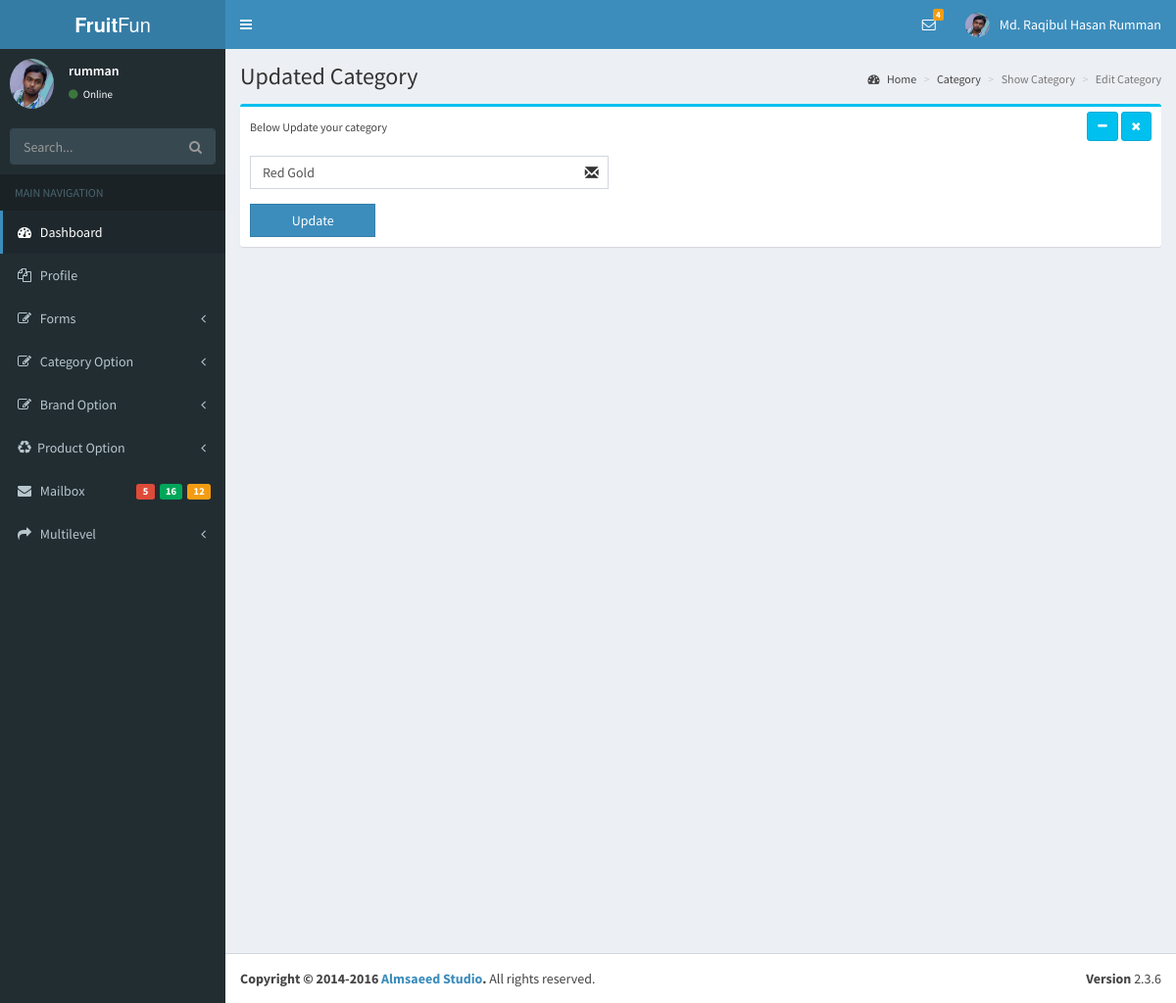
The app's page /myadmin/editbrand.php?brandedit=16 (signed in) with its own data.
### tables this page shows
CREATE TABLE `foradmin` (
  `AdminId` int(11) NOT NULL,
  `AdminName` varchar(255) NOT NULL,
  `AdminUser` varchar(255) NOT NULL,
  `AdminPass` varchar(255) NOT NULL,
  `AdminEmail` varchar(255) NOT NULL,
  `AdminImage` varchar(255) NOT NULL,
  `level` int(11) NOT NULL DEFAULT '0',
  `AdminDate` timestamp NOT NULL DEFAULT CURRENT_TIMESTAMP
);

CREATE TABLE `forbrand` (
  `brandId` int(11) NOT NULL,
  `brandName` varchar(255) NOT NULL,
  `brandRole` int(11) NOT NULL
);

### lib/Database.php (called while the page is built, shortened)
<?php
Class Database{
	public $host   = DB_HOST;
	public $user   = DB_USER;
	public $pass   = DB_PASS;
	public $dbname = DB_NAME;
	public $link;
	private function connectDB(){
	$this->link = new mysqli($this->host, $this->user, $this->pass, $this->dbname);
   }
	public function select($query){
		$result = $this->link->query($query) or die($this->link->error.__LINE__);
		if($result->num_rows > 0){
			return $result;
		} else {
			return false;
		}
	}
 }
?>

### lib/Session.php (called while the page is built, shortened)
<?php
  class Session{
     public static function get($key){
          if (isset($_SESSION[$key])) {
           return $_SESSION[$key];
          } else {
           return false;
          }
     }
  }
?>

### classes/Brand.php (called while the page is built, shortened)
<?php
  $filepath = realpath(dirname(__FILE__));
  include_once ($filepath."/../lib/Database.php");
?>
<?php
class Brand
{
	    private $db;
	  	function __construct()
	  	{
	  		$this->db = new Database();
	  	}
        public function getBrandById($brandedit){
        	$cquery = "select * from forbrand where brandId ='$brandedit'";
	  		 $cresult = $this->db->select($cquery);
	  			if($cresult){
                     return $cresult;
	  			}
        }
}
?>

### myadmin/editbrand.php (the view, shortened to what this page needs)
<?php include('inc/adminheader.php');?>
<?php include('inc/adminsidebar.php');?>
<?php
include '../classes/Brand.php';
    $brand = new Brand();
  if(!isset($_GET['brandedit']) && $_GET['brandedit']==NULL){
     echo "<script>window.location='showcat.php'</script>";
  }else{
     $brandedit = $_GET['brandedit'];
  }
?>
  <div class="content-wrapper">
    <section class="content-header">
      <h1>
        Updated Category
      </h1>
      <ol class="breadcrumb">
        <li><a href="#"><i class="fa fa-dashboard"></i> Home</a></li>
        <li><a href="#">Category</a></li>
        <li class="active">Show Category</li>
        <li class="active">Edit Category</li>
      </ol>
    </section>
    <section class="content">
      <div class="row">
        <div class="col-md-12">
          <div class="box box-info">
            <div class="box-header">
              <small>Below Update your category</small>
              <div class="pull-right box-tools">
                <button type="button" class="btn btn-info btn-sm" data-widget="collapse" data-toggle="tooltip" title="Collapse">
                  <i class="fa fa-minus"></i></button>
                <button type="button" class="btn btn-info btn-sm" data-widget="remove" data-toggle="tooltip" title="Remove">
                  <i class="fa fa-times"></i></button>
              </div>
            </div>
            <div class="box-body pad">
             <?php
                  $getcat = $brand->getBrandById($brandedit);
                  while ($result = $getcat->fetch_assoc()) {
            ?>
            <form action="" method="post">
                  <div class="row">
                   <div class="col-xs-5">
                  <div class="form-group has-feedback">
                    <input type="text" class="form-control" value="<?php echo $result['brandName'];?>" name="brandName">
                  </div>
                  </div>
                  </div>
                   <div class="row">
                  <div class="col-xs-2">
                    <input type="submit" class="btn btn-primary btn-block btn-flat" value="Update">
                  </div>
                </div>
            </form>
            <?php } ?>
            </div>
          </div>
        </div>
      </div>
    </section>
  </div>
<?php include('inc/foreditor.php');?>

### myadmin/inc/adminheader.php (shortened to what this page needs)
<?php
include '../lib/Session.php';
include_once '../lib/Database.php';
$db = new Database();
?>
<!DOCTYPE html>
<html>
<head>
  <link rel="stylesheet" href="bootstrap/css/bootstrap.min.css">
  <link rel="stylesheet" href="https://cdnjs.cloudflare.com/ajax/libs/font-awesome/4.5.0/css/font-awesome.min.css">
  <link rel="stylesheet" href="https://cdnjs.cloudflare.com/ajax/libs/ionicons/2.0.1/css/ionicons.min.css">
  <link rel="stylesheet" href="dist/css/AdminLTE.min.css">
  <link rel="stylesheet" href="dist/css/skins/_all-skins.min.css">
  <link rel="stylesheet" href="plugins/iCheck/flat/blue.css">
  <link rel="stylesheet" href="plugins/morris/morris.css">
  <link rel="stylesheet" href="plugins/jvectormap/jquery-jvectormap-1.2.2.css">
  <link rel="stylesheet" href="plugins/datepicker/datepicker3.css">
  <link rel="stylesheet" href="plugins/daterangepicker/daterangepicker.css">
  <link rel="stylesheet" href="plugins/bootstrap-wysihtml5/bootstrap3-wysihtml5.min.css">
  <link rel="stylesheet" href="../../plugins/datatables/dataTables.bootstrap.css">
</head>
<body class="hold-transition skin-blue sidebar-mini">
<div class="wrapper">
  <header class="main-header">
    <a href="index.php" class="logo">
      <span class="logo-lg"><b>Fruit</b>Fun</span>
    </a>
    <nav class="navbar navbar-static-top">
      <a href="#" class="sidebar-toggle" data-toggle="offcanvas" role="button">
      </a>
      <div class="navbar-custom-menu">
        <ul class="nav navbar-nav">
          <li class="dropdown messages-menu">
            <a href="#" class="dropdown-toggle" data-toggle="dropdown">
              <i class="fa fa-envelope-o"></i>
              <span class="label label-warning">4</span>
            </a>
          </li>
          <li class="dropdown user user-menu">
            <a href="#" class="dropdown-toggle" data-toggle="dropdown">
            <?php
             $ami = Session::get('AdminId');
             $iquery = "select * from foradmin where AdminId='$ami'";
             $iresult = $db->select($iquery);
             if($iresult){
               $ivalue = $iresult->fetch_assoc();
               $iimag = $ivalue['AdminImage'];
             }
            ?>
              <img src="<?php if(isset($iimag))echo $iimag;?>" class="user-image" alt="User Image">
              <span class="hidden-xs"><?php  if(!empty(Session::get('adminName'))) echo Session::get('adminName'); else echo Session::get('adminUser');?></span>
            </a>
          </li>
        </ul>
      </div>
    </nav>
  </header>

### myadmin/inc/adminsidebar.php (shortened to what this page needs)
<aside class="main-sidebar">
  <section class="sidebar">
    <div class="user-panel">
      <div class="pull-left image">
       <?php
           $ami = Session::get('AdminId');
           $iquery = "select * from foradmin where AdminId='$ami'";
           $iresult = $db->select($iquery);
           if($iresult){
             $ivalue = $iresult->fetch_assoc();
             $iimag = $ivalue['AdminImage'];
             $aname = $ivalue['AdminUser'];
           }
       ?>
        <img src="<?php if(isset($iimag))echo $iimag;?>" class="img-circle" alt="User Image">
      </div>
      <div class="pull-left info">
        <p><?php echo $aname;?></p>
        <a href="#"><i class="fa fa-circle text-success"></i> Online</a>
      </div>
    </div>
    <form action="#" method="get" class="sidebar-form">
      <div class="input-group">
        <input type="text" name="q" class="form-control" placeholder="Search...">
            <span class="input-group-btn">
              <button type="submit" name="search" id="search-btn" class="btn btn-flat"><i class="fa fa-search"></i>
              </button>
            </span>
      </div>
    </form>
    <ul class="sidebar-menu">
      <li class="header">MAIN NAVIGATION</li>
      <li class="active treeview">
        <a href="index.php">
          <i class="fa fa-dashboard"></i> <span>Dashboard</span>
        </a>
      </li>
       <li class="treeview">
        <a href="#">
          <i class="fa fa-files-o"></i>
          <span>Profile</span>
        </a>
      </li>
      <li class="treeview">
        <a href="#">
          <i class="fa fa-edit"></i> <span>Forms</span>
          <span class="pull-right-container">
            <i class="fa fa-angle-left pull-right"></i>
          </span>
        </a>
      </li>
      <li class="treeview">
        <a href="#">
          <i class="fa fa-edit"></i> <span>Category Option</span>
          <span class="pull-right-container">
            <i class="fa fa-angle-left pull-right"></i>
          </span>
        </a>
      </li>
      <li class="treeview">
        <a href="#">
          <i class="fa fa-edit"></i> <span>Brand Option</span>
          <span class="pull-right-container">
            <i class="fa fa-angle-left pull-right"></i>
          </span>
        </a>
      </li>
      <li class="treeview">
        <a href="#">
          <i class="fa fa-recycle"></i><span>Product Option</span>
          <span class="pull-right-container">
            <i class="fa fa-angle-left pull-right"></i>
          </span>
        </a>
      </li>
      <li>
        <a href="mailbox.php">
          <i class="fa fa-envelope"></i> <span>Mailbox</span>
          <span class="pull-right-container">
            <small class="label pull-right bg-yellow">12</small>
            <small class="label pull-right bg-green">16</small>
            <small class="label pull-right bg-red">5</small>
          </span>
        </a>
      </li>
      <li class="treeview">
        <a href="#">
          <i class="fa fa-share"></i> <span>Multilevel</span>
          <span class="pull-right-container">
            <i class="fa fa-angle-left pull-right"></i>
          </span>
        </a>
      </li>
    </ul>
  </section>
</aside>

### records on screen
foradmin: AdminImage (picture), AdminUser "rumman"
forbrand: brandName "Red Gold"

### other values on screen
Session::get('adminName') "Md. Raqibul Hasan Rumman"
